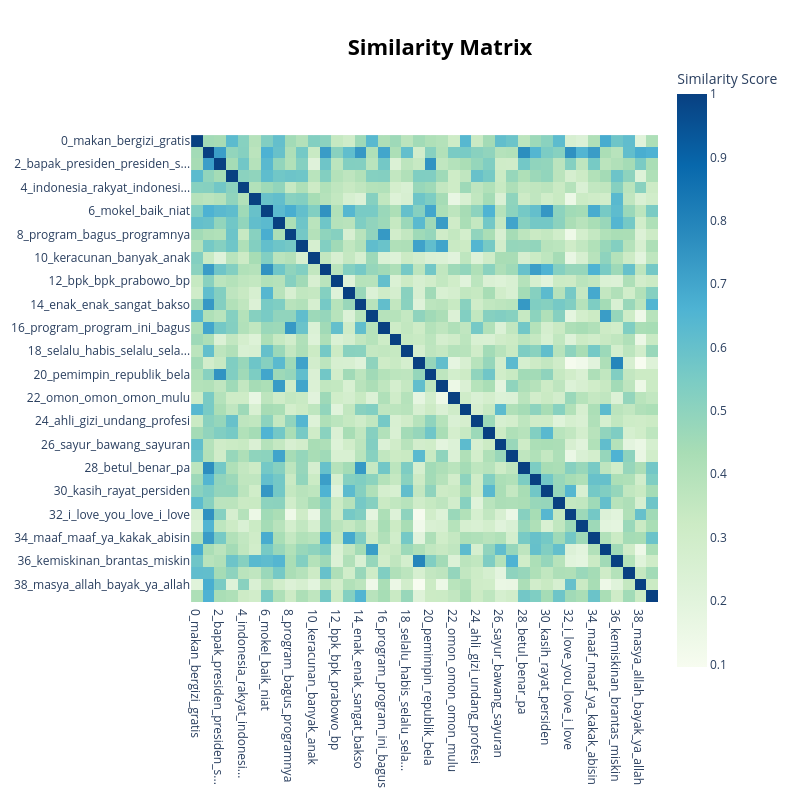

The notebook cell saved with this chart:
### Code cell
fig = topic_model.visualize_heatmap()
fig.write_html('output/bertopic_cluster_heatmap.html')
fig.show()

### Figure 1 — Plotly figure (JSON) as saved in the notebook; plotly's stock layout.template omitted (floating-point values rounded to 4 significant figures; data arrays with more than 128 entries replaced by an {"elided": "..."} marker saying what was removed)
{"data": [{"coloraxis": "coloraxis", "hovertemplate": "x: %{x}<br>y: %{y}<br>Similarity Score: %{z}<extra></extra>", "name": "0", "type": "heatmap", "x": ["0_makan_bergizi_gratis", "1_bapak_prabowo_bapak_alham...", "2_bapak_presiden_presiden_s...", "3_sekolah_pendidikan_guru", "4_indonesia_rakyat_indonesi...", "5_korupsi_koruptor_lahan_ko...", "6_mokel_baik_niat", "7_uang_uangnya_duit", "8_program_bagus_programnya", "9_kerja_lapangan_pekerjaan_...", "10_keracunan_banyak_anak", "11_jangan_tidak_bicara", "12_bpk_bpk_prabowo_bp", "13_menangis_beliau_sedih", "14_enak_enak_sangat_bakso", "15_dapur_dapurnya_amanah", "16_program_program_ini_bagus", "17_tim_belum_dapet_team", "18_selalu_habis_selalu_sela...", "19_ekonomi_perekonomian_max", "20_pemimpin_republik_bela", "21_gaji_kan_termin", "22_omon_omon_omon_mulu", "23_nasi_kang_beras", "24_ahli_gizi_undang_profesi", "25_orang_tua_anaknya_orng_tua", "26_sayur_bawang_sayuran", "27_sembako_murah_bahan_pokok", "28_betul_benar_pa", "29_pulang_abis_sampai_rumah", "30_kasih_rayat_persiden", "31_kek_kek_begini_kue", "32_i_love_you_love_i_love", "33_sticker_soryyyy_maaaaapp...", "34_maaf_maaf_ya_kakak_abisin", "35_pagi_telur_tidur", "36_kemiskinan_brantas_miskin", "37_mokel_jabaning_astagfiru...", "38_masya_allah_bayak_ya_allah", "39_lucu_tertawa_ngisi"], "xaxis": "x", "y": ["0_makan_bergizi_gratis", "1_bapak_prabowo_bapak_alham...", "2_bapak_presiden_presiden_s...", "3_sekolah_pendidikan_guru", "4_indonesia_rakyat_indonesi...", "5_korupsi_koruptor_lahan_ko...", "6_mokel_baik_niat", "7_uang_uangnya_duit", "8_program_bagus_programnya", "9_kerja_lapangan_pekerjaan_...", "10_keracunan_banyak_anak", "11_jangan_tidak_bicara", "12_bpk_bpk_prabowo_bp", "13_menangis_beliau_sedih", "14_enak_enak_sangat_bakso", "15_dapur_dapurnya_amanah", "16_program_program_ini_bagus", "17_tim_belum_dapet_team", "18_selalu_habis_selalu_sela...", "19_ekonomi_perekonomian_max", "20_pemimpin_republik_bela", "21_gaji_kan_termin", "22_omon_omon_omon_mulu", "23_nasi_kang_beras", "24_ahli_gizi_undang_profesi", "25_orang_tua_anaknya_orng_tua", "26_sayur_bawang_sayuran", "27_sembako_murah_bahan_pokok", "28_betul_benar_pa", "29_pulang_abis_sampai_rumah", "30_kasih_rayat_persiden", "31_kek_kek_begini_kue", "32_i_love_you_love_i_love", "33_sticker_soryyyy_maaaaapp...", "34_maaf_maaf_ya_kakak_abisin", "35_pagi_telur_tidur", "36_kemiskinan_brantas_miskin", "37_mokel_jabaning_astagfiru...", "38_masya_allah_bayak_ya_allah", "39_lucu_tertawa_ngisi"], "yaxis": "y", "z": {"elided": "40x40 float values"}}], "layout": {"coloraxis": {"colorbar": {"title": {"text": "Similarity Score"}}, "colorscale": [[0, "rgb(247,252,240)"], [0.125, "rgb(224,243,219)"], [0.25, "rgb(204,235,197)"], [0.375, "rgb(168,221,181)"], [0.5, "rgb(123,204,196)"], [0.625, "rgb(78,179,211)"], [0.75, "rgb(43,140,190)"], [0.875, "rgb(8,104,172)"], [1, "rgb(8,64,129)"]]}, "height": 800, "hoverlabel": {"bgcolor": "white", "font": {"family": "Rockwell", "size": 16}}, "legend": {"title": {"text": "Trend"}}, "margin": {"t": 60}, "showlegend": true, "title": {"font": {"color": "Black", "size": 22}, "text": "<b>Similarity Matrix</b>", "x": 0.55, "xanchor": "center", "y": 0.95, "yanchor": "top"}, "width": 800, "xaxis": {"anchor": "y", "constrain": "domain", "domain": [0, 1], "scaleanchor": "y"}, "yaxis": {"anchor": "x", "autorange": "reversed", "constrain": "domain", "domain": [0, 1]}}}
